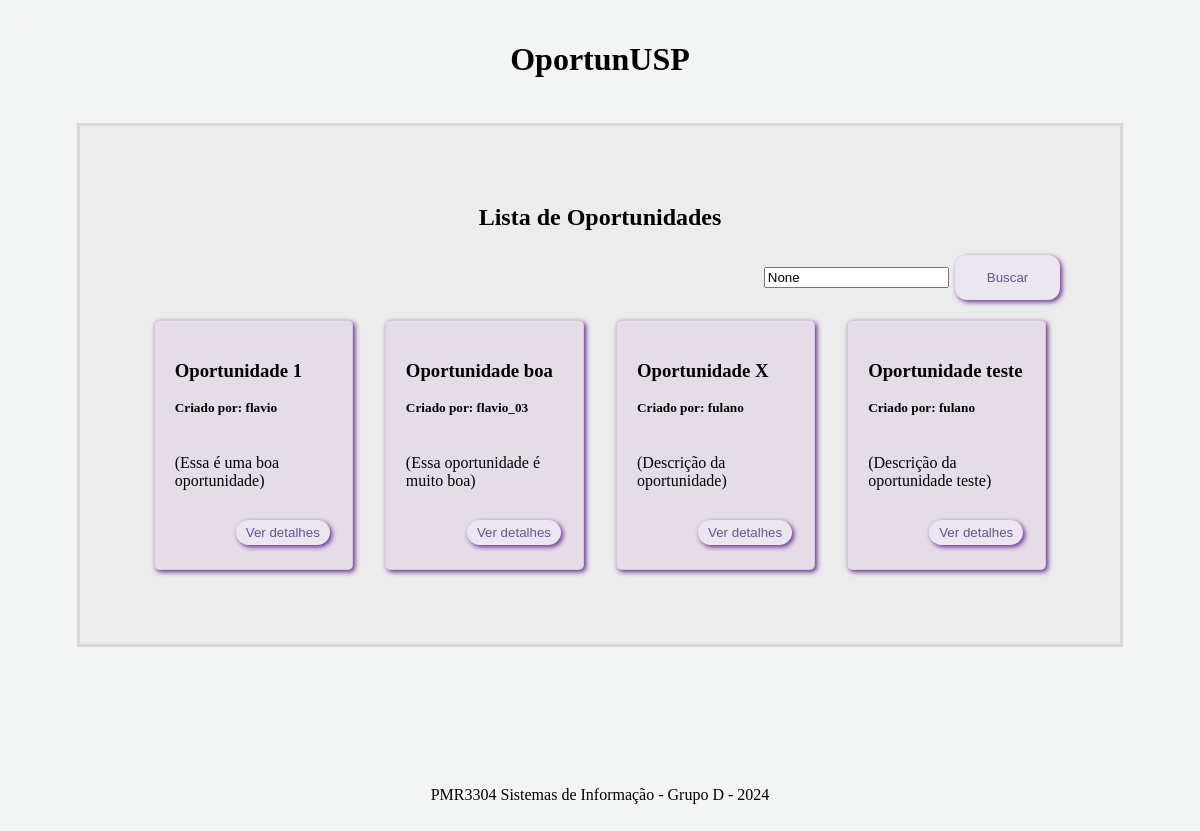
The page /oportunidades/opportunity/ on the database as committed earlier.
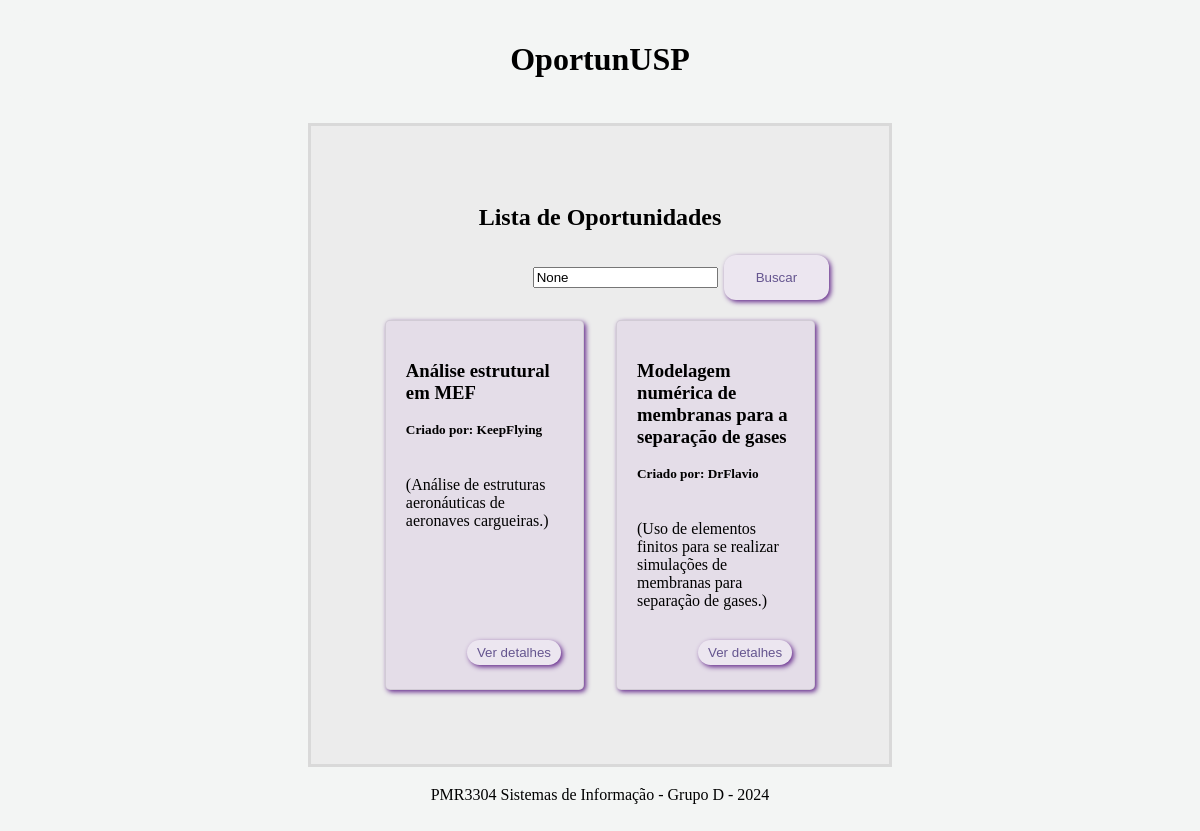
The same page on the database as committed later.
### oportunidades/models.py (models this page shows, shortened)
class Opportunity(models.Model):
    title = models.CharField(max_length=255)
    description = models.TextField()
    posted_by = models.ForeignKey(User, on_delete=models.CASCADE, related_name='posted_opportunities')  # Quem publicou
    category = models.CharField(max_length=100)  # Área da pesquisa
    date_posted = models.DateTimeField(auto_now_add=True)
    is_active = models.BooleanField(default=True)  # Se a oportunidade está ativa
    subscribers = models.ManyToManyField(User, related_name='subscribed_opportunities', blank=True)  # Usuários inscritos

### oportunidades/views.py (the view)
# urls.py: path('opportunity/', views.opportunity_list, name='opportunity_list'),
def opportunity_list(request):
    query = request.GET.get('q')  # Obtém o termo de busca da URL
    if query:
        opportunities = Opportunity.objects.filter(
            Q(title__icontains=query) | Q(description__icontains=query)
        )
    else:
        opportunities = Opportunity.objects.all()
    if request.user.is_authenticated:
        opportunities = opportunities.filter(
            Q(is_active=True) | Q(posted_by=request.user)
        )
    else:
        opportunities = opportunities.filter(is_active=True)
    return render(request, 'oportunidades/opportunity_list.html', {'opportunities': opportunities, 'query': query})

### oportunidades/templates/oportunidades/opportunity_list.html (shortened to what this page needs)
{% extends 'base_generic.html' %}
{% block content %}
    <h2>Lista de Oportunidades</h2>
    <div id="search">
        <form method="get" action="{% url 'opportunity_list' %}">
            <input type="text" name="q" placeholder="Buscar oportunidades..." value="{{ query }}">
            <button type="submit">Buscar</button>
        </form>
    </div>
    <section class="opportunities_list">
        {% for opportunity in opportunities %}
            <article class="card">
                <h3>{{ opportunity.title }}</h3>
                <h5 style="margin-top: 0;">Criado por: {{ opportunity.posted_by }}</h5>
                <p>({{ opportunity.description }})</p>
                <div id="card_lower_section">
                    <a href="{% url 'opportunity_detail' opportunity.pk %}">
                        <button class="button_variation">Ver detalhes</button>
                    </a>
                </div>
            </article>
        {% empty %}
            Nenhuma oportunidade encontrada.
        {% endfor %}
    </section>
{% endblock %}

### oportunidades/templates/base_generic.html (shortened to what this page needs)
<!DOCTYPE html>
{% load static %}
<html lang="en">
<head>
    <link rel="stylesheet" href="{% static 'style.css' %}">
</head>
<body>
    <header>
        <h1>{% block header %}OportunUSP{% endblock %}</h1>
    </header>
    <div class="content">
        {% block content %}
        {% endblock %}
    </div>
    <section id="footer-section">
        <footer>
            <p>PMR3304 Sistemas de Informação - Grupo D - 2024</p>
        </footer>
    </section>
</body>
</html>

### oportunidades/static/style.css (style rules this page uses)
:root { --button-color:#ECE6F0; --button-hoverColor: #652a8c; --background-color: #F3F5F4; --header-color: #F3F5F4; --nav_color: #6e55a6 ; --content-color: #ececec; --accent-color: #ffffff; --border-color: #00000015; --text-dark:#65558F; --card-background: #e4dde8; }
body { height: 100vh; display: flex; flex-direction: column; background-color: var(--background-color); align-items: center; flex-grow: 1; padding:1%; }
header { background-color: var(--header-color); text-align: center; width: 100%; margin-left:5%; margin-right: 5%; border-radius: 5px; }
.content { background-color: var(--content-color); display: flex; flex-direction: column; margin-top: 2% ; align-items: center; width:fit-content; padding: 5%; border-style: solid; border-color: var(--border-color); }
#footer-section { display:flex; align-items: end; flex-grow:1; }
button { background-color: var(--button-color); border: none; color: white; padding: 15px 32px; text-align: center; margin: 4px 2px; border-radius: 12px; transition: background-color 0.3s ease; color: var(--text-dark); box-shadow: 2px 2px 5px var(--button-hoverColor); }
.button_variation { background-color: var(--button-color); border: none; color: white; padding: 5px 10px; text-align: center; margin: 4px 2px; border-radius: 25px; transition: background-color 0.3s ease; color: var(--text-dark); box-shadow: 2px 2px 5px var(--button-hoverColor); }
.opportunities_list { display: flex; flex-direction: row; flex-wrap: wrap; justify-content: space-around; }
.card { display: flex; flex-direction: column; border: 1px solid var(--border-color); border-radius: 5px; box-shadow: 2px 2px 5px var(--button-hoverColor); margin: 1rem; padding: 1.25rem; width: 15cap; background-color: var(--card-background); }
#card_lower_section { display: flex; justify-content: end; padding-top:10px; align-items: end; flex-grow: 1; }
#search { display: flex; justify-content: end; width: 100%; }

Rows that differ between the two databases and show on the page:
removed Opportunity: title "Oportunidade 1", posted_by "flavio", description "Essa é uma boa oportunidade"
removed Opportunity: title "Oportunidade boa", posted_by "flavio_03", description "Essa oportunidade é muito boa"
removed Opportunity: title "Oportunidade X", posted_by "fulano", description "Descrição da oportunidade"
removed Opportunity: title "Oportunidade teste", posted_by "fulano", description "Descrição da oportunidade teste"
added Opportunity: title "Análise estrutural em MEF", posted_by "KeepFlying", description "Análise de estruturas aeronáuticas de aeronaves cargueiras."
added Opportunity: title "Modelagem numérica de membranas para a separação de gases", posted_by "DrFlavio", description "Uso de elementos finitos para se realizar simulações de membranas para separação de gases."
